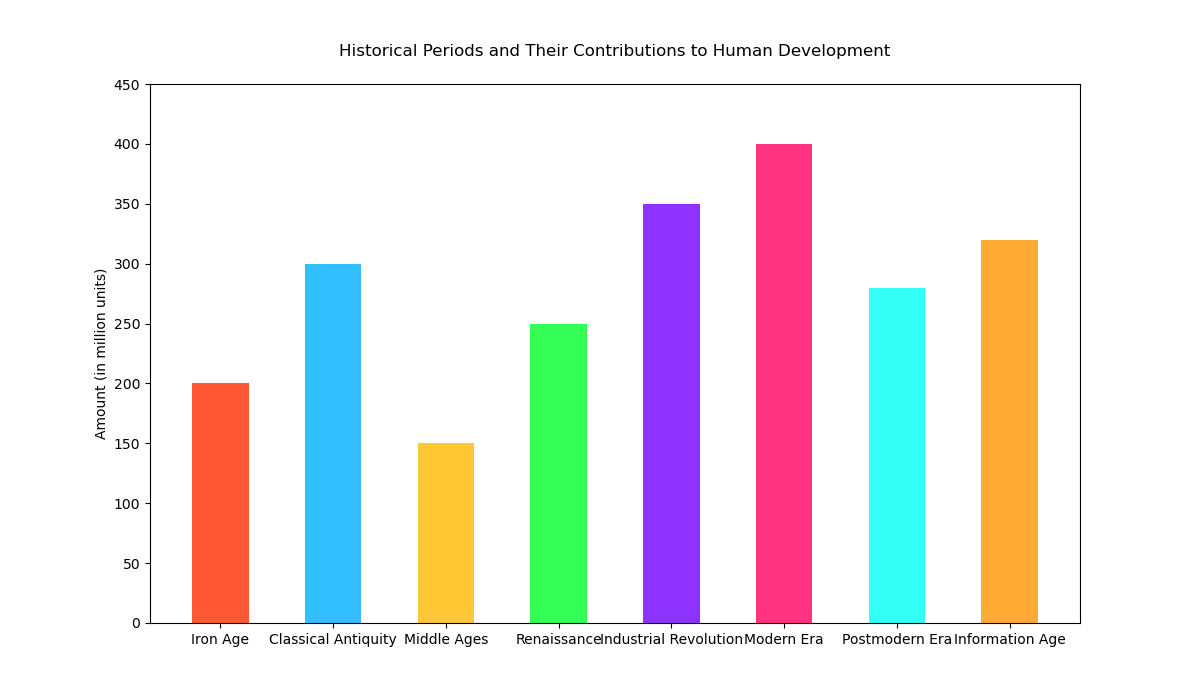

Write Python code to recreate this figure.

import matplotlib.pyplot as plt

# Data points
periods = ['Iron Age', 'Classical Antiquity', 'Middle Ages', 'Renaissance', 'Industrial Revolution', 'Modern Era', 'Postmodern Era', 'Information Age']
amounts = [200, 300, 150, 250, 350, 400, 280, 320]

# Colors for each bar
colors = ['#FF5733', '#33BEFF', '#FFC733', '#33FF57', '#8E33FF', '#FF3380', '#33FFF6', '#FFAB33']

# Create a vertical bar chart
plt.figure(figsize=(12, 7))
plt.bar(periods, amounts, color=colors, width=0.5)

# Modify the ticks, labels, and title
plt.ylabel('Amount (in million units)')
plt.title('Historical Periods and Their Contributions to Human Development', pad=20)
plt.ylim(0, 450)

# Display the plot
plt.show()
